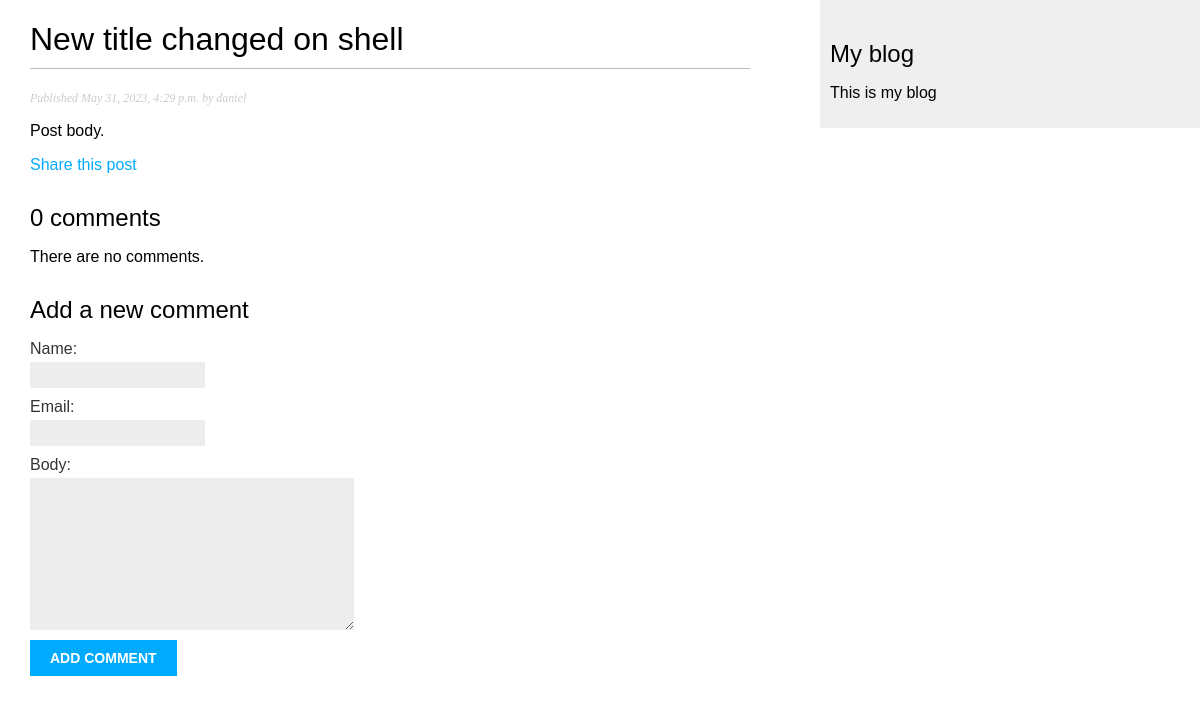
Page /blog/2023/5/31/another-post/ on the committed database.
### blog/models.py (models this page shows, shortened)
class Post(models.Model):
    class Status(models.TextChoices):
        DRAFT = 'DF', 'Draft'
        PUBLISHED = 'PB', 'Published'
    title = models.CharField(max_length=250)  # Post title
    slug = models.SlugField(max_length=250,
                            unique_for_date='publish')  # Translate into a varchar column in the SQL
    author = models.ForeignKey(User,         # Criando uma relação many-to-one
                               on_delete=models.CASCADE,  # Vai deletar tudo que estiver relacionado ao author
                               related_name='blog_posts')  # Especificar a relação reversa de User to Post
    body = models.TextField()
    publish = models.DateTimeField(default=timezone.now)
    created = models.DateTimeField(auto_now_add=True)
    updated = models.DateTimeField(auto_now=True)
    status = models.CharField(max_length=2,
                              choices=Status.choices,
                              default=Status.DRAFT
                              )
    objects = models.Manager()
    published = PublishedManager()
    class Meta:  # Metadata
        ordering = ['-publish']  # Define a default order (newest to oldest)
        indexes = [
            models.Index(fields=['-publish']),
        ]

### blog/views.py (the view)
def post_detail(request, year, month, day, post):
    post = get_object_or_404(Post,
                             status=Post.Status.PUBLISHED,
                             slug=post,
                             publish__year=year,
                             publish__month=month,
                             publish__day=day)
    comments = post.comments.filter(active=True)
    form = CommentForm()
    return render(request,
                  'blog/post/detail.html',
                  {'post': post,
                   'comments': comments,
                   'form': form})

### blog/forms.py
class CommentForm(forms.ModelForm):
    class Meta:
        model = Comment
        fields = ['name', 'email', 'body']

### blog/templates/blog/post/detail.html (shortened to what this page needs)
{% extends "blog/base.html" %}
{% block content %}
    <h1>{{ post.title }}</h1>
    <p class="date">
        Published {{ post.publish }} by {{ post.author }}
    </p>
    {{ post.body|linebreaks }}
    <p>
        <a href="{% url "blog:post_share" post.id %}">
            Share this post
        </a>
    </p>
{% with comments.count as total_comments %}
    <h2>
        {{ total_comments }} comment{{ total_comments|pluralize }}
    </h2>
    {% endwith %}
    {% for comment in comments %}
        <div class="comment">
            <p class="info">
                Comment {{ forloop.counter }} by {{ comment.name }}
                {{ comment.created }}
            </p>
            {{ comment.body|linebreaks }}
        </div>
    {% empty %}
        <p>There are no comments.</p>
    {% endfor %}
    {% include "blog/post/includes/comment_form.html" %}
{% endblock %}

### blog/static/css/blog.css (style rules this page uses)
body { margin:0; padding:0; font-family:helvetica, sans-serif; }
a { color:#00abff; text-decoration:none; }
h1 { font-weight:normal; border-bottom:1px solid #bbb; padding:0 0 10px 0; }
h2 { font-weight:normal; margin:30px 0 0; }
p.date { color:#ccc; font-family: georgia, serif; font-size: 12px; font-style: italic; }
label { float:left; clear:both; color:#333; margin-bottom:4px; }
input, textarea { clear:both; float:left; margin:0 0 10px; background:#ededed; border:0; padding:6px 10px; font-size:12px; }

### rows in the picture
Post: title "New title changed on shell", publish "May 31, 2023, 4:29 p.m.", author "daniel", body "Post body."

### other values in the picture
{{ total_comments }} "0"
